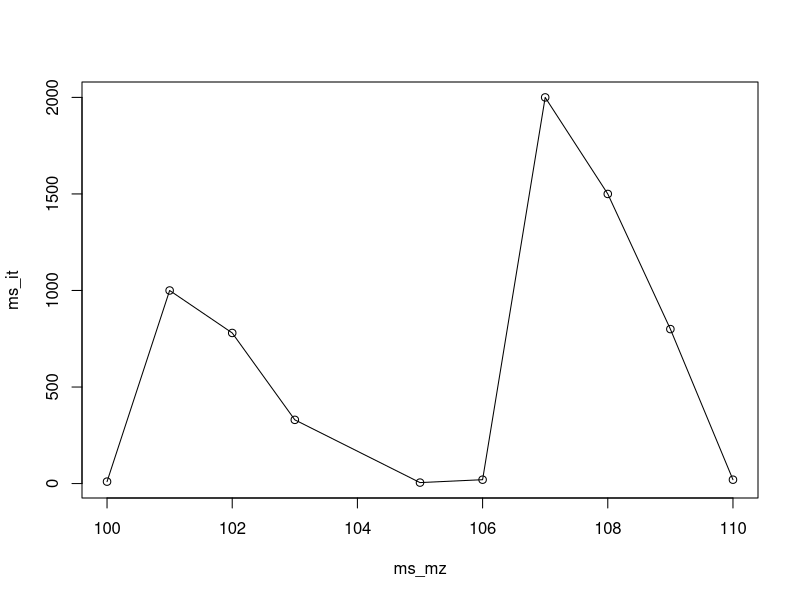
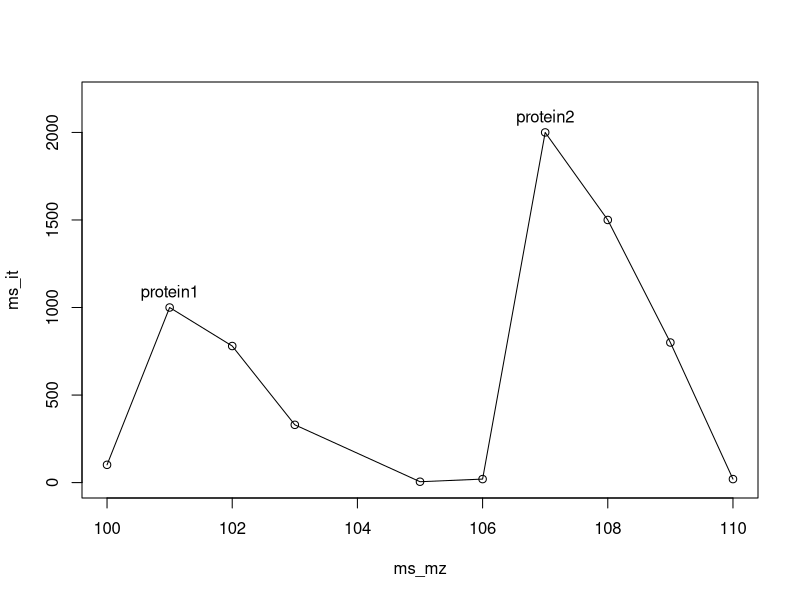

These figures' R source, in order:
# Define vectors that compose a pseudo mass spectrum

# A mass spectrum is composed of mass-to-charge values with corresponding intensity values
# First we create the m/z vector 

ms_mz <- c(100,101,102,103,105,106,107,108,109,110)

# Intensity vector

ms_it <- c(10,1000,780,330,5,20,2000,1500,800,20)

# simple plotting
plot(ms_mz, ms_it, type="o")

# integer indexing
ms_mz[1]

# subset indexing
# grabs first five m/z values
# ':' operator 
ms_mz[1:5]

# indexing based on a condition
mz_above_103 <- ms_mz > 103

# print indexed mzs as sanity check
ms_mz[mz_above_103]

# indexing odd-indexed m/z
ms_mz[c(1,3,5,7,9)]

# multiply intensity values by 2
ms_it * 2

# addition of vectors, element-wise
ms_mz + ms_it

# common math functions
min(ms_it)
max(ms_mz)
mean(ms_it)
sd(ms_it)
length(ms_it)

# index vector and replace values
ms_it[1] <- 101.5

# m/z values of highest peak in psuedo spectrum
base_peak_idx <- ms_it == max(ms_it)

# we have determined the index, but that doesn't tell us the m/z value or intensity value
# we now index the mz
ms_mz[base_peak_idx]

# additional metadata vector (psuedoIDs)
peak_IDs <- c(NA,"protein1",NA,NA,NA,NA,"protein2",NA,NA,NA)

# plot
plot(ms_mz, ms_it, type="o",ylim=c(0,2200))
text(ms_mz,ms_it, peak_IDs, pos=3)


# exercise using indexing
# indexing exercise, get and print m/z and intensity for proteins 1 and 2

# exercises of vectors
# calculate the mean intensity of the mass spectrum
# normalize intensity of spectrum to the mean intensity



### data.frames in R
# psuedo parsed MS data for a different proteins
# data.frames store vectors (usually) so multiple pieces of information (variables)
# regarding a single observation can be efficiently analyzed

# in this first example we will define a pseudo LC-MS/MS analysis where we have 5 proteins with different variables that relate to their analysis. 
# as vectors
proteins <- c("protein1","protein2","protein3","protein4","protein5")
retention_times <- c(10.2,15.2,12.2,9.1,17.3)
sum_ms1_intensities <- c(20000,50000,1000,2000,30000)
n_ms2_transitions <- c(2L,4L,3L,1L,1L)
fdr <- c(0.11,0.03,0.02,0.15,0.06)
seq_coverage <- c(0.63,0.65,0.55,0.90,0.82)
in_ds2 <- c(TRUE,TRUE,FALSE,FALSE,TRUE)

# write a data.frame from vectors
protein_id_df <- data.frame(proteins = c("protein1","protein2","protein3","protein4","protein5"),
                            retention_times = c(10.2,15.2,12.2,9.1,17.3),
                            sum_ms1_intensities = c(20000,50000,1000,2000,30000),
                            n_ms2_transitions = c(2L,4L,3L,1L,1L),
                            fdr = c(0.11,0.03,0.02,0.15,0.06),
                            seq_coverage = c(0.63,0.65,0.55,0.90,0.82),
                            in_ds2 <- c(TRUE,TRUE,FALSE,FALSE,TRUE))

# alternatively
protein_id_df <- data.frame(proteins = proteins,
                            retention_times = retention_times,
                            sum_ms1_intensities = sum_ms1_intensities,
                            n_ms2_transitions = n_ms2_transitions,
                            fdr = fdr,
                            seq_coverage = seq_coverage,
                            in_ds2 = in_ds2)


# accessing variables
# R makes it simple to data.frame variables by their name using the
# "$" operator
# get the sum of ms1 intensities variable for each observation
# this will return a vector
protein_id_df$sum_ms1_intensities

# operating on these vectors is now possible..
# print max peak intensity
max(protein_id_df$sum_ms1_intensities)
# or get intensity range...
range(protein_id_df$sum_ms1_intensities)

# indexing
# [row,col]
# get 2nd row, all cols
protein_id_df[2,]

# get column 3 and first two rows
protein_id_df[1:2,3]

# conditional indexing
protein_id_df[protein_id_df$fdr < 0.05,]



# let's look at similar operations using ONLY vectors...
# this makes clear the advantage of the data.frame..
# indexing many variables with vectors

# define and store the index
low_fdr_idx <- fdr < 0.05
# this will create a boolean array where TRUE indicates the condition is met
# and FALSE indicates the condition is not met
low_fdr_idx

# subset all variables by the index
# notice the printing just shows the values without context of what is being
proteins[low_fdr_idx]
retention_times[low_fdr_idx]
sum_ms1_intensities[low_fdr_idx]
n_ms2_transitions[low_fdr_idx]
fdr[low_fdr_idx]
seq_coverage[low_fdr_idx]
in_ds2[low_fdr_idx]


# adding a variable...
protein_id_df$phosphorylated <- c(TRUE,FALSE,FALSE,FALSE,TRUE)
protein_id_df$phosphorylated <- c(TRUE,FALSE,FALSE,FALSE,TRUE)

# new variables (cols) to add
pathway_result <- data.frame(pathway = c("apoptosis","immune response","regulation","immune response","apoptosis"),
                             database = c("in-house","in-house","in-house","reactome","reactome"))

protein_id_df_pw <- cbind(protein_id_df, pathway_result)

# new variables (cols) to add
protein6_df <- data.frame(proteins = "protein6",
                          retention_times = 15.1,
                          sum_ms1_intensities = 20000,
                          n_ms2_transitions = 4,
                          fdr = 0.01,
                          seq_coverage = 0.22,
                          in_ds2 = FALSE,
                          phosphorylated = TRUE,
                          pathway = "regulation",
                          database = "reactome")

rbind(protein_id_df_pw, protein6_df)

